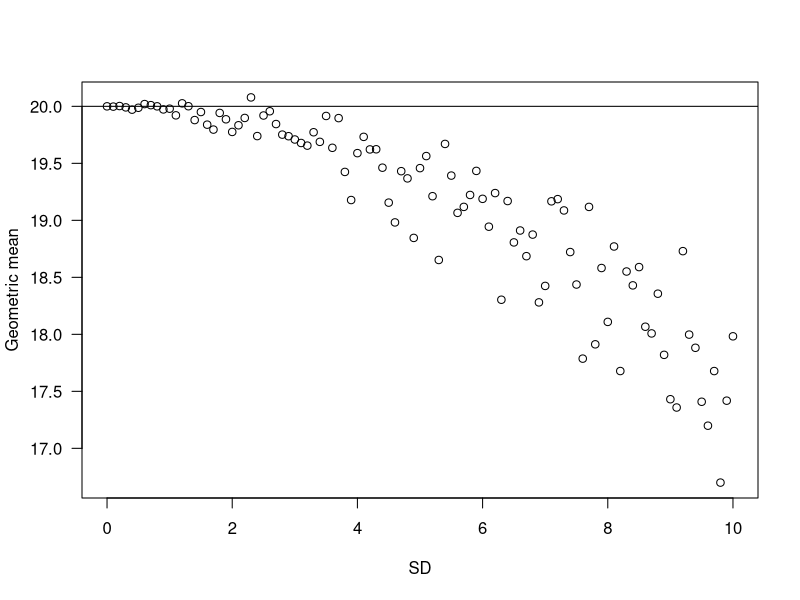
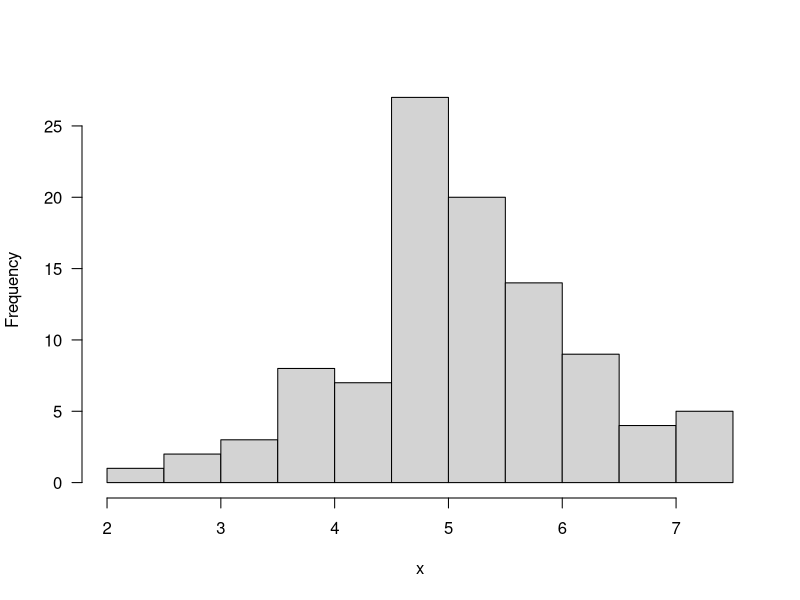
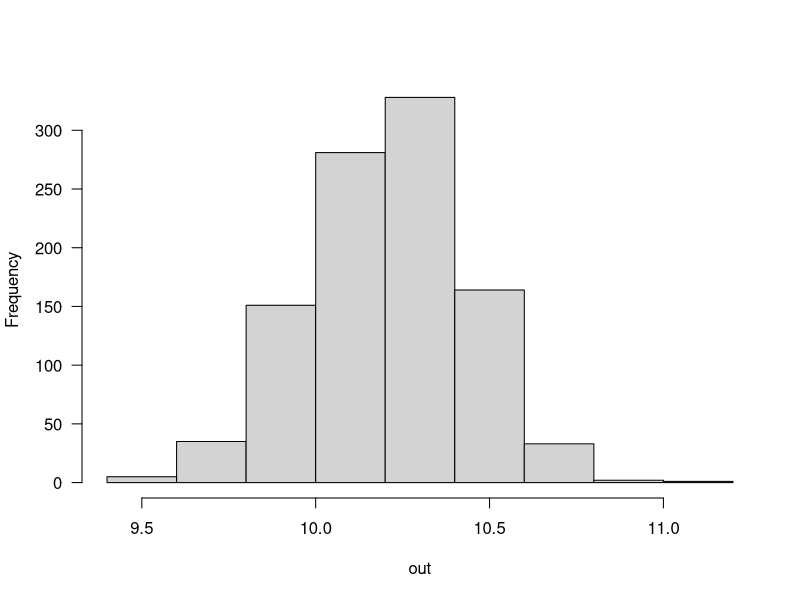
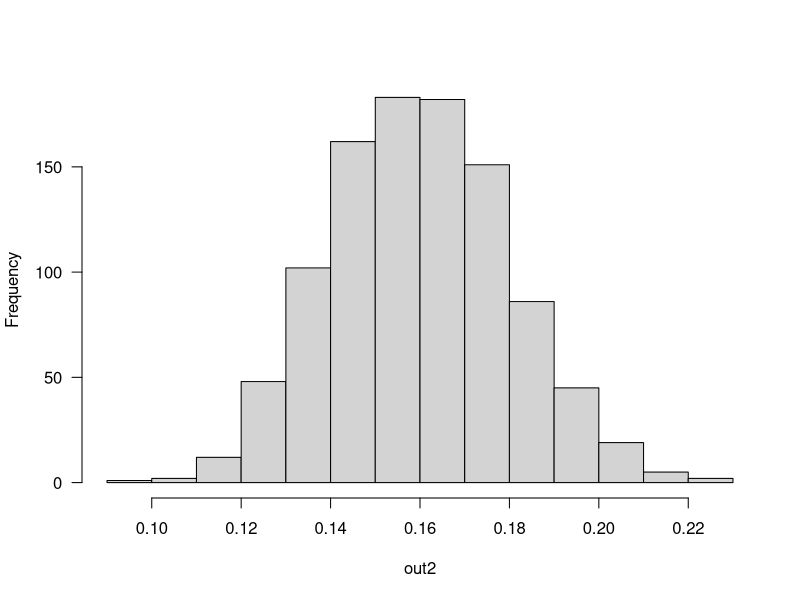
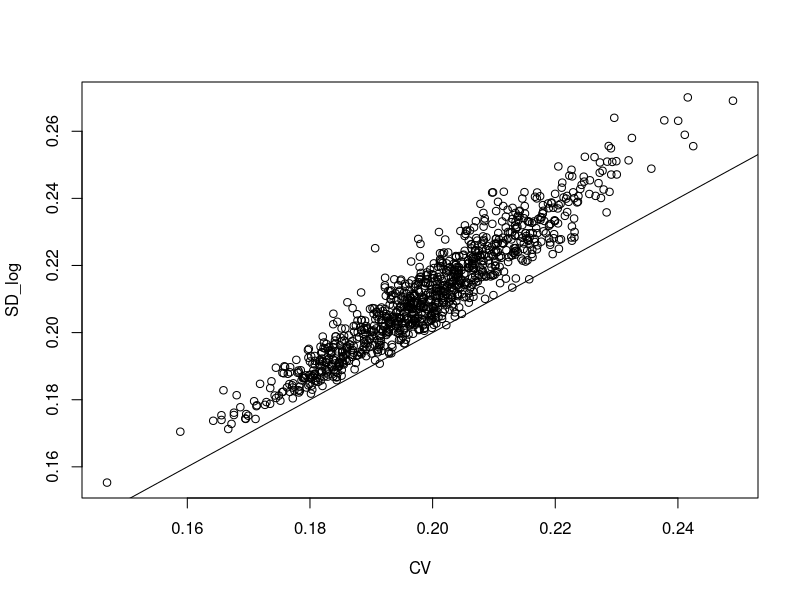

Reproduce these figures in R, in order.
#### Exercise no. 1 ####

### Summary statistics ###
out = NULL
sdvals = seq(0, 10, 0.1)
for(i in 1:length(sdvals)){
  d = rnorm(500, 20, sd=sdvals[i])
  d = d[which(d>0)]
  out[i] = exp(mean(log(d)))
}
plot(sdvals, out, las=1,
     xlab="SD", ylab="Geometric mean")
abline(h=20)

### Simulating data from statistical distributions ###
x = rnorm(n=100, mean=5, sd=1)
mean(x)
## [1] 4.900602
sd (x)
## [1] 1.078611
hist(x, las=1, main = "" )

### Bootstrapping ###
set.seed(1)
x = rnorm(50, 10, 2)
se_x= sqrt(var(x)/length(x))
out = NULL
for(i in 1:1000){
  sample = sample(x, replace=TRUE)
  out[i] = mean(sample)
}
hist(out, las=1, main="")
sd(out)
## [1] 0.2347661
se_x
## [1] 0.2351537
quantile(out, c(0.025, 0.975))
## 2.5%   97.5%
## 9.71618   10.67700
mean(x) - 1.96*se_x
## [1] 9.739995
mean(x) + 1.96*se_x
## [1] 10.6618

## Exercise: Derive a 95% confidence interval for the CV of x ##
CV = sd(x)/mean(x)
## CV = 0,163004
out2 = NULL
for(i in 1:1000){
  sample = sample(x, replace=TRUE)
  out2[i] = sd(sample)/mean(sample)
}
hist(out2, las=1, main="")
quantile(out2, c(0.025, 0.975))
## 2.5%   97.5%
## 0.1226616   0.2013957

## Exercise: The proportional properties of the natural log ##
x= rnorm(n=100, mean=5, sd=1)
SD_log =NULL
CV=NULL
for(i in 1:1000){
  sample = sample(x, replace=TRUE)
  CV[i]= sd(sample)/mean(sample)
  SD_log[i] = sd(log(sample))
}
plot(CV, SD_log)
lines(0:1, 0:1)
### Appendix exercise ###
x=seq(1, 50, 2)
out=NULL
for(i in 1:length(x)){
  out[i] = x[i]*2
}
out
##  [1]  2  6 10 14 18 22 26 30 34 38 42 46 50 54 58 62 66
## [18] 70 74 78 82 86 90 94 98
out=NULL
for(i in 1:length(x)){
  if(i>10){
    out[i] = x[i]*2
  }
  else{
    out[i] = 0
  }
}
out
ifelse(x>25, 1, 0)
out=0
while(out<21){
  out = out + floor(runif(1, 1, 10))
  print(out)
}
### Writing functions ###

computeSE = function(data){
  n = sum(!is.na(data), na.rm=T)
  SE = sqrt(var(data, na.rm=T)/n)
  return(SE)
}
set.seed(1)
x=rnorm(200, 10, 2)
computeSE(x)
## [1] 0.1313942